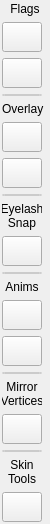
        <widget class="QFrame" name="tool_bar_main_frame">
         <property name="sizePolicy">
          <sizepolicy hsizetype="Preferred" vsizetype="Preferred">
           <horstretch>0</horstretch>
           <verstretch>0</verstretch>
          </sizepolicy>
         </property>
         <property name="maximumSize">
          <size>
           <width>50</width>
           <height>16777215</height>
          </size>
         </property>
         <property name="frameShape">
          <enum>QFrame::NoFrame</enum>
         </property>
         <property name="frameShadow">
          <enum>QFrame::Raised</enum>
         </property>
         <layout class="QVBoxLayout" name="verticalLayout_2">
          <property name="leftMargin">
           <number>2</number>
          </property>
          <property name="topMargin">
           <number>2</number>
          </property>
          <property name="rightMargin">
           <number>2</number>
          </property>
          <property name="bottomMargin">
           <number>2</number>
          </property>
          <item>
           <widget class="QLabel" name="flags_toolbar_label">
            <property name="text">
             <string>Flags</string>
            </property>
            <property name="alignment">
             <set>Qt::AlignCenter</set>
            </property>
           </widget>
          </item>
          <item>
           <widget class="QPushButton" name="zero_flags_pushButton">
            <property name="sizePolicy">
             <sizepolicy hsizetype="Fixed" vsizetype="Fixed">
              <horstretch>0</horstretch>
              <verstretch>0</verstretch>
             </sizepolicy>
            </property>
            <property name="minimumSize">
             <size>
              <width>40</width>
              <height>30</height>
             </size>
            </property>
            <property name="toolTip">
             <string>Zero All Flags</string>
            </property>
            <property name="text">
             <string/>
            </property>
           </widget>
          </item>
          <item>
           <widget class="QPushButton" name="flags_v_pushButton">
            <property name="sizePolicy">
             <sizepolicy hsizetype="Fixed" vsizetype="Fixed">
              <horstretch>0</horstretch>
              <verstretch>0</verstretch>
             </sizepolicy>
            </property>
            <property name="minimumSize">
             <size>
              <width>40</width>
              <height>30</height>
             </size>
            </property>
            <property name="toolTip">
             <string>Toggle Flags Visibility</string>
            </property>
            <property name="text">
             <string/>
            </property>
           </widget>
          </item>
          <item>
           <widget class="QPushButton" name="flags_divide_pushButton">
            <property name="enabled">
             <bool>false</bool>
            </property>
            <property name="sizePolicy">
             <sizepolicy hsizetype="Fixed" vsizetype="Fixed">
              <horstretch>0</horstretch>
              <verstretch>0</verstretch>
             </sizepolicy>
            </property>
            <property name="minimumSize">
             <size>
              <width>40</width>
              <height>2</height>
             </size>
            </property>
            <property name="maximumSize">
             <size>
              <width>16777215</width>
              <height>2</height>
             </size>
            </property>
            <property name="text">
             <string/>
            </property>
           </widget>
          </item>
          <item>
           <widget class="QLabel" name="overlay_toolbar_label">
            <property name="text">
             <string>Overlay</string>
            </property>
           </widget>
          </item>
          <item>
           <widget class="QPushButton" name="overlay_on_pushButton">
            <property name="sizePolicy">
             <sizepolicy hsizetype="Fixed" vsizetype="Fixed">
              <horstretch>0</horstretch>
              <verstretch>0</verstretch>
             </sizepolicy>
            </property>
            <property name="minimumSize">
             <size>
              <width>40</width>
              <height>30</height>
             </size>
            </property>
            <property name="toolTip">
             <string>Add Overlay</string>
            </property>
            <property name="text">
             <string/>
            </property>
           </widget>
          </item>
          <item>
           <widget class="QPushButton" name="overlay_off_pushButton">
            <property name="sizePolicy">
             <sizepolicy hsizetype="Fixed" vsizetype="Fixed">
              <horstretch>0</horstretch>
              <verstretch>0</verstretch>
             </sizepolicy>
            </property>
            <property name="minimumSize">
             <size>
              <width>40</width>
              <height>30</height>
             </size>
            </property>
            <property name="toolTip">
             <string>Remove Overlay</string>
            </property>
            <property name="text">
             <string/>
            </property>
           </widget>
          </item>
          <item>
           <widget class="QPushButton" name="overlay_divide_pushButton">
            <property name="enabled">
             <bool>false</bool>
            </property>
            <property name="sizePolicy">
             <sizepolicy hsizetype="Fixed" vsizetype="Fixed">
              <horstretch>0</horstretch>
              <verstretch>0</verstretch>
             </sizepolicy>
            </property>
            <property name="minimumSize">
             <size>
              <width>40</width>
              <height>2</height>
             </size>
            </property>
            <property name="maximumSize">
             <size>
              <width>16777215</width>
              <height>2</height>
             </size>
            </property>
            <property name="text">
             <string/>
            </property>
           </widget>
          </item>
          <item>
           <widget class="QLabel" name="eyelash_toolbar_label">
            <property name="maximumSize">
             <size>
              <width>40</width>
              <height>30</height>
             </size>
            </property>
            <property name="text">
             <string>Eyelash
Snap</string>
            </property>
            <property name="alignment">
             <set>Qt::AlignCenter</set>
            </property>
           </widget>
          </item>
          <item>
           <widget class="QPushButton" name="eyelash_snap_pushButton">
            <property name="sizePolicy">
             <sizepolicy hsizetype="Fixed" vsizetype="Fixed">
              <horstretch>0</horstretch>
              <verstretch>0</verstretch>
             </sizepolicy>
            </property>
            <property name="minimumSize">
             <size>
              <width>40</width>
              <height>30</height>
             </size>
            </property>
            <property name="toolTip">
             <string>Snap the right eyelash to the head.
Select the eyelash and head mesh.</string>
            </property>
            <property name="text">
             <string/>
            </property>
            <property name="iconSize">
             <size>
              <width>40</width>
              <height>30</height>
             </size>
            </property>
           </widget>
          </item>
          <item>
           <widget class="QPushButton" name="eyelash_divide_pushButton">
            <property name="enabled">
             <bool>false</bool>
            </property>
            <property name="sizePolicy">
             <sizepolicy hsizetype="Fixed" vsizetype="Fixed">
              <horstretch>0</horstretch>
              <verstretch>0</verstretch>
             </sizepolicy>
            </property>
            <property name="minimumSize">
             <size>
              <width>40</width>
              <height>2</height>
             </size>
            </property>
            <property name="maximumSize">
             <size>
              <width>16777215</width>
              <height>2</height>
             </size>
            </property>
            <property name="text">
             <string/>
            </property>
           </widget>
          </item>
          <item>
           <widget class="QLabel" name="apply_animation_toobar_label">
            <property name="sizePolicy">
             <sizepolicy hsizetype="Preferred" vsizetype="Preferred">
              <horstretch>0</horstretch>
              <verstretch>0</verstretch>
             </sizepolicy>
            </property>
            <property name="maximumSize">
             <size>
              <width>40</width>
              <height>16777215</height>
             </size>
            </property>
            <property name="text">
             <string>Anims</string>
            </property>
            <property name="alignment">
             <set>Qt::AlignCenter</set>
            </property>
           </widget>
          </item>
          <item>
           <widget class="QPushButton" name="apply_animation_pushButton">
            <property name="sizePolicy">
             <sizepolicy hsizetype="Fixed" vsizetype="Fixed">
              <horstretch>0</horstretch>
              <verstretch>0</verstretch>
             </sizepolicy>
            </property>
            <property name="minimumSize">
             <size>
              <width>40</width>
              <height>30</height>
             </size>
            </property>
            <property name="toolTip">
             <string>Apply Animation</string>
            </property>
            <property name="text">
             <string/>
            </property>
            <property name="iconSize">
             <size>
              <width>40</width>
              <height>30</height>
             </size>
            </property>
           </widget>
          </item>
          <item>
           <widget class="QPushButton" name="cut_animation_pushButton">
            <property name="sizePolicy">
             <sizepolicy hsizetype="Fixed" vsizetype="Fixed">
              <horstretch>0</horstretch>
              <verstretch>0</verstretch>
             </sizepolicy>
            </property>
            <property name="minimumSize">
             <size>
              <width>40</width>
              <height>30</height>
             </size>
            </property>
            <property name="toolTip">
             <string>Remove Animation</string>
            </property>
            <property name="text">
             <string/>
            </property>
            <property name="iconSize">
             <size>
              <width>40</width>
              <height>30</height>
             </size>
            </property>
           </widget>
          </item>
          <item>
           <widget class="QPushButton" name="mirror_divide_pushButton">
            <property name="enabled">
             <bool>false</bool>
            </property>
            <property name="sizePolicy">
             <sizepolicy hsizetype="Fixed" vsizetype="Fixed">
              <horstretch>0</horstretch>
              <verstretch>0</verstretch>
             </sizepolicy>
            </property>
            <property name="minimumSize">
             <size>
              <width>40</width>
              <height>2</height>
             </size>
            </property>
            <property name="maximumSize">
             <size>
              <width>16777215</width>
              <height>2</height>
             </size>
            </property>
            <property name="text">
             <string/>
            </property>
           </widget>
          </item>
          <item>
           <widget class="QLabel" name="mirror_toolbar_label">
            <property name="sizePolicy">
             <sizepolicy hsizetype="Preferred" vsizetype="Preferred">
              <horstretch>0</horstretch>
              <verstretch>0</verstretch>
             </sizepolicy>
            </property>
            <property name="maximumSize">
             <size>
              <width>40</width>
              <height>16777215</height>
             </size>
            </property>
            <property name="text">
             <string>Mirror
Vertices</string>
            </property>
            <property name="alignment">
             <set>Qt::AlignCenter</set>
            </property>
           </widget>
          </item>
          <item>
           <widget class="QPushButton" name="mirror_toolbar_pushButton">
            <property name="sizePolicy">
             <sizepolicy hsizetype="Fixed" vsizetype="Fixed">
              <horstretch>0</horstretch>
              <verstretch>0</verstretch>
             </sizepolicy>
            </property>
            <property name="minimumSize">
             <size>
              <width>40</width>
              <height>30</height>
             </size>
            </property>
            <property name="toolTip">
             <string>Mirror Vertices</string>
            </property>
            <property name="text">
             <string/>
            </property>
            <property name="iconSize">
             <size>
              <width>40</width>
              <height>30</height>
             </size>
            </property>
           </widget>
          </item>
          <item>
           <widget class="QPushButton" name="skin_tools_divide_pushButton">
            <property name="enabled">
             <bool>false</bool>
            </property>
            <property name="sizePolicy">
             <sizepolicy hsizetype="Fixed" vsizetype="Fixed">
              <horstretch>0</horstretch>
              <verstretch>0</verstretch>
             </sizepolicy>
            </property>
            <property name="minimumSize">
             <size>
              <width>40</width>
              <height>2</height>
             </size>
            </property>
            <property name="maximumSize">
             <size>
              <width>16777215</width>
              <height>2</height>
             </size>
            </property>
            <property name="text">
             <string/>
            </property>
           </widget>
          </item>
          <item>
           <widget class="QLabel" name="skinning_toolbar_label">
            <property name="sizePolicy">
             <sizepolicy hsizetype="Preferred" vsizetype="Preferred">
              <horstretch>0</horstretch>
              <verstretch>0</verstretch>
             </sizepolicy>
            </property>
            <property name="maximumSize">
             <size>
              <width>40</width>
              <height>16777215</height>
             </size>
            </property>
            <property name="text">
             <string>Skin
Tools</string>
            </property>
            <property name="alignment">
             <set>Qt::AlignCenter</set>
            </property>
           </widget>
          </item>
          <item>
           <widget class="QPushButton" name="skinning_toolbar_pushButton">
            <property name="sizePolicy">
             <sizepolicy hsizetype="Fixed" vsizetype="Fixed">
              <horstretch>0</horstretch>
              <verstretch>0</verstretch>
             </sizepolicy>
            </property>
            <property name="minimumSize">
             <size>
              <width>40</width>
              <height>30</height>
             </size>
            </property>
            <property name="toolTip">
             <string>Open Skinning Tools UI</string>
            </property>
            <property name="text">
             <string/>
            </property>
            <property name="iconSize">
             <size>
              <width>40</width>
              <height>30</height>
             </size>
            </property>
           </widget>
          </item>
         </layout>
        </widget>
